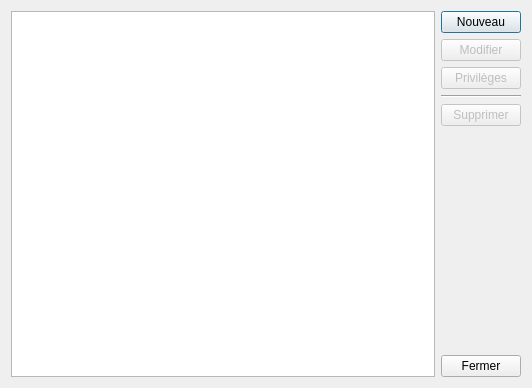
<?xml version="1.0" encoding="UTF-8"?>
<ui version="4.0">
 <class>Dialog</class>
 <widget class="QDialog" name="Dialog">
  <property name="geometry">
   <rect>
    <x>0</x>
    <y>0</y>
    <width>532</width>
    <height>388</height>
   </rect>
  </property>
  <property name="windowTitle">
   <string>Liste Des Utilisateurs</string>
  </property>
  <property name="windowIcon">
   <iconset resource="../icons.qrc">
    <normaloff>:/users/icone/user.png</normaloff>:/users/icone/user.png</iconset>
  </property>
  <layout class="QHBoxLayout" name="horizontalLayout">
   <item>
    <widget class="QTableWidget" name="tableWidget">
     <property name="editTriggers">
      <set>QAbstractItemView::NoEditTriggers</set>
     </property>
     <property name="selectionMode">
      <enum>QAbstractItemView::SingleSelection</enum>
     </property>
     <property name="selectionBehavior">
      <enum>QAbstractItemView::SelectRows</enum>
     </property>
     <attribute name="verticalHeaderVisible">
      <bool>false</bool>
     </attribute>
    </widget>
   </item>
   <item>
    <layout class="QVBoxLayout" name="verticalLayout">
     <item>
      <widget class="QPushButton" name="pushButtonNouveau">
       <property name="text">
        <string>Nouveau</string>
       </property>
       <property name="icon">
        <iconset resource="../icons.qrc">
         <normaloff>:/std/icone/if_plus_circle_12296.png</normaloff>:/std/icone/if_plus_circle_12296.png</iconset>
       </property>
      </widget>
     </item>
     <item>
      <widget class="QPushButton" name="pushButtonModifier">
       <property name="enabled">
        <bool>false</bool>
       </property>
       <property name="text">
        <string>Modifier</string>
       </property>
       <property name="icon">
        <iconset resource="../icons.qrc">
         <normaloff>:/std/icone/if_pencil_14623.png</normaloff>:/std/icone/if_pencil_14623.png</iconset>
       </property>
      </widget>
     </item>
     <item>
      <widget class="QPushButton" name="pushButtonPrivileges">
       <property name="enabled">
        <bool>false</bool>
       </property>
       <property name="text">
        <string>Privilèges</string>
       </property>
       <property name="icon">
        <iconset resource="../icons.qrc">
         <normaloff>:/users/icone/group.png</normaloff>:/users/icone/group.png</iconset>
       </property>
      </widget>
     </item>
     <item>
      <widget class="Line" name="line">
       <property name="orientation">
        <enum>Qt::Horizontal</enum>
       </property>
      </widget>
     </item>
     <item>
      <widget class="QPushButton" name="pushButtonSupprimer">
       <property name="enabled">
        <bool>false</bool>
       </property>
       <property name="text">
        <string>Supprimer</string>
       </property>
       <property name="icon">
        <iconset resource="../icons.qrc">
         <normaloff>:/std/icone/if_minus_10199.png</normaloff>:/std/icone/if_minus_10199.png</iconset>
       </property>
      </widget>
     </item>
     <item>
      <spacer name="verticalSpacer">
       <property name="orientation">
        <enum>Qt::Vertical</enum>
       </property>
       <property name="sizeHint" stdset="0">
        <size>
         <width>20</width>
         <height>40</height>
        </size>
       </property>
      </spacer>
     </item>
     <item>
      <widget class="QPushButton" name="pushButtonFermer">
       <property name="text">
        <string>Fermer</string>
       </property>
      </widget>
     </item>
    </layout>
   </item>
  </layout>
 </widget>
 <resources>
  <include location="../icons.qrc"/>
 </resources>
 <connections/>
</ui>
